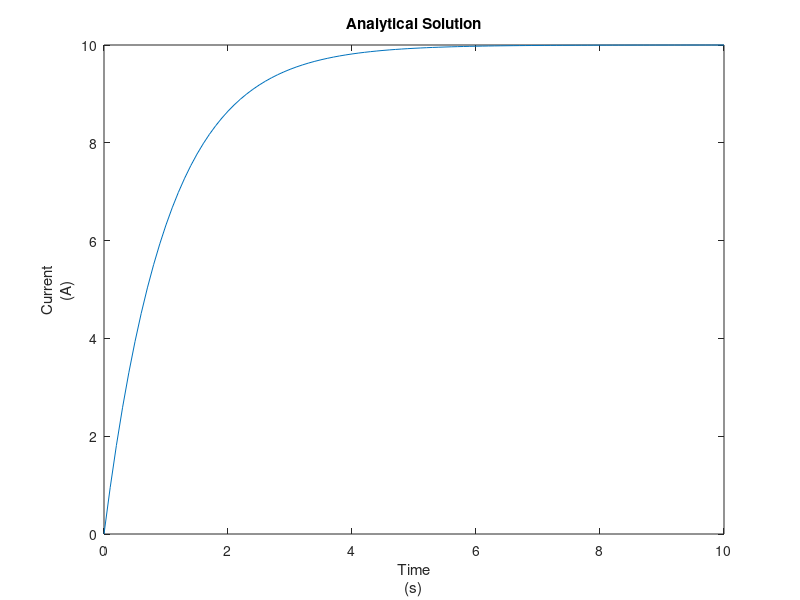

Write MATLAB code to recreate this figure.
% Analytical Solution to Series RL Circuit

V = 10;
R = 1;
L = 1;

t = 0:0.1:10;
i = (V/R)*(1-exp(-(R/L)*t));

plot(t,i);
xlabel({'Time','(s)'});
ylabel({'Current','(A)'});
title('Analytical Solution');
